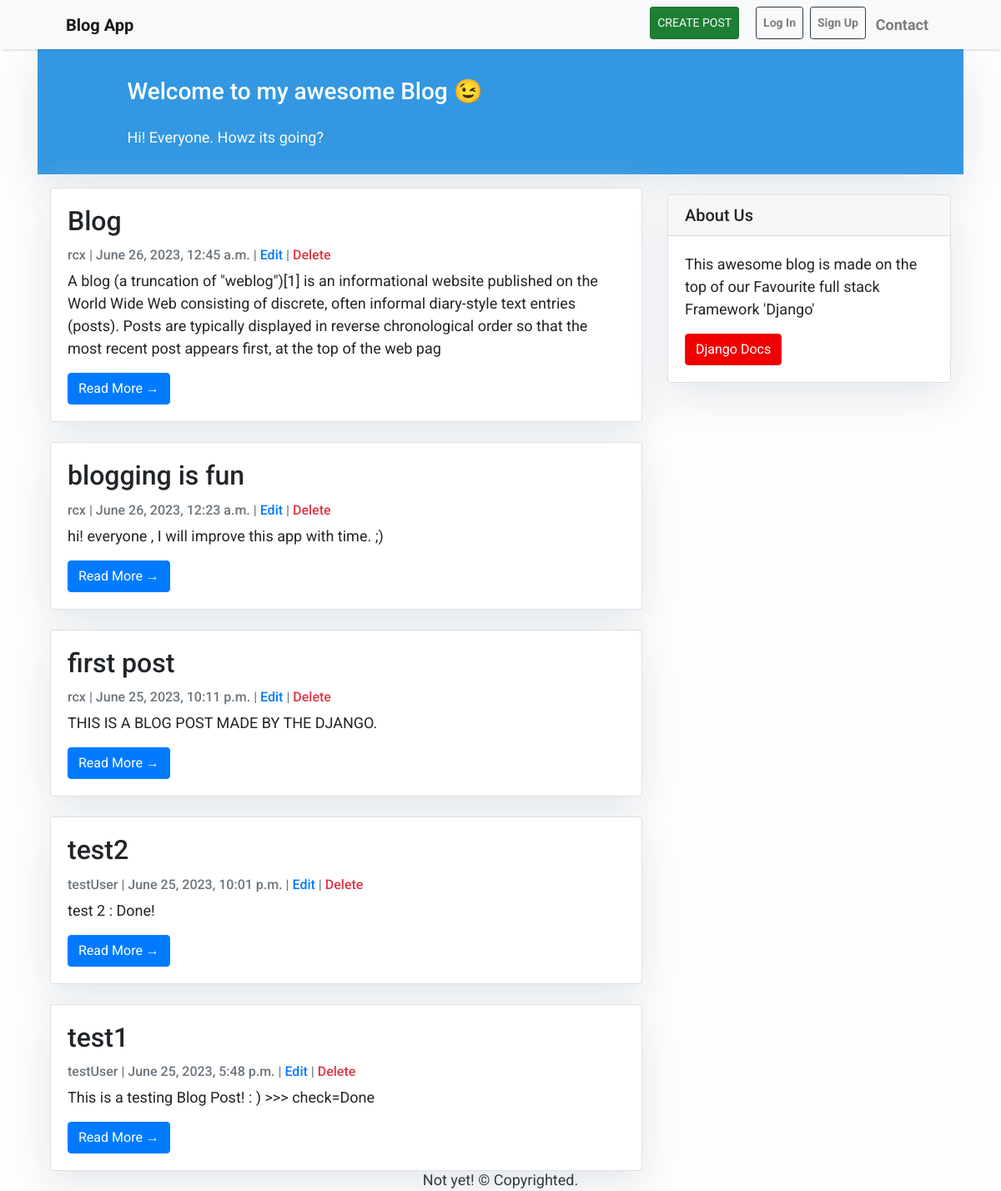
Before: / with the older database file.
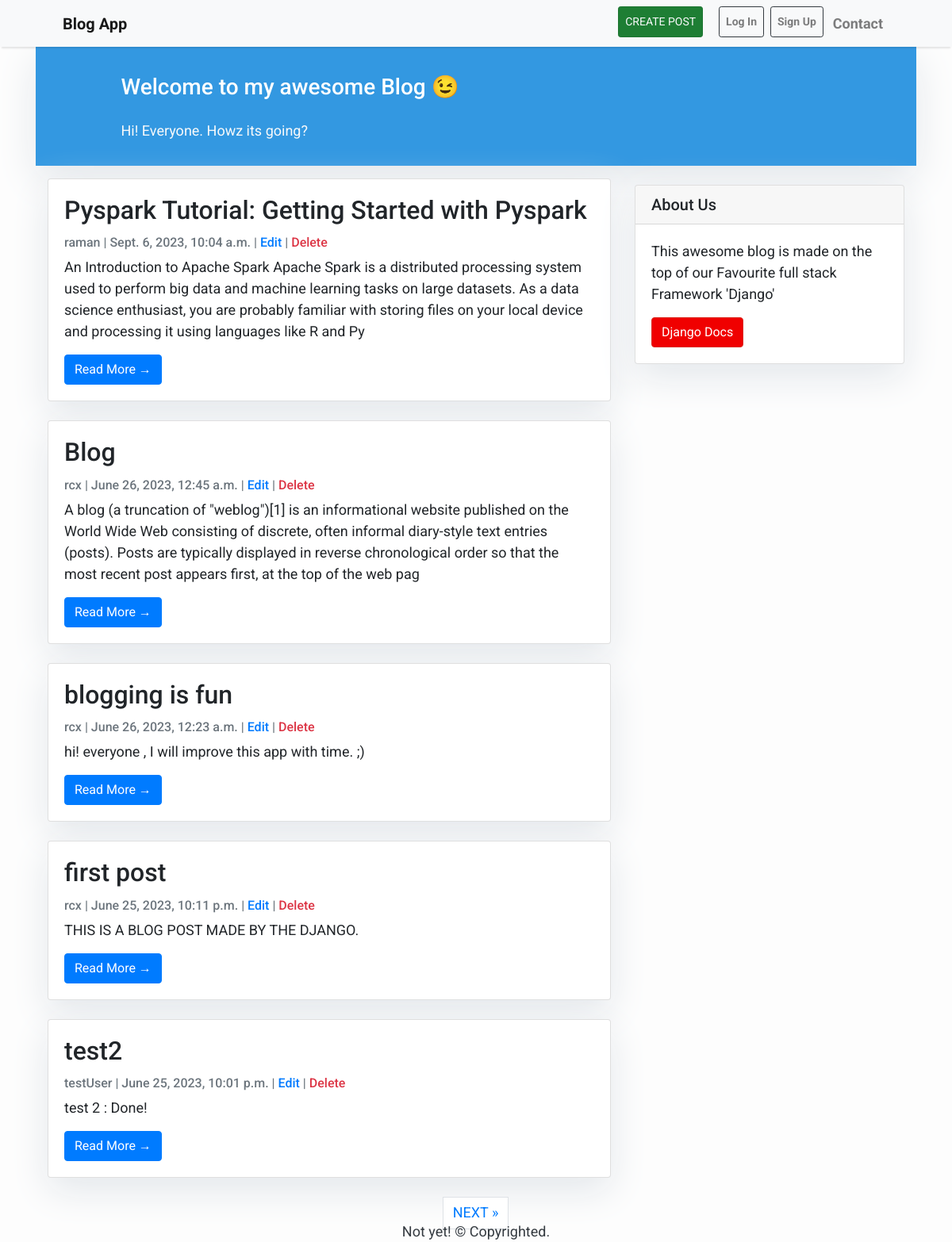
After: the same page with the newer database file.
### blogging/models.py (models this page shows, shortened)
class Post(models.Model):
    title = models.CharField(max_length=150, unique=True)
    slug = models.SlugField(max_length=200, unique=True)
    author = models.ForeignKey(User,on_delete=models.CASCADE,related_name='blog_posts')
    updated_on = models.DateTimeField(auto_now=True)
    content = models.TextField()
    created_on = models.DateTimeField(auto_now_add=True)
    status = models.IntegerField(choices=status,default = 1)
    class Meta:
        ordering = ['-created_on'] # - is the sign of descending

### blogging/views.py (the view)
# urls.py: path('',PostList.as_view(), name = 'home'),
class PostList(generic.ListView):
    queryset = Post.objects.filter(status=1).order_by('-created_on')
    template_name = 'blogging/index.html'
    paginate_by = 5 # pagination 3 post per page

### blogging/templates/blogging/index.html (shortened to what this page needs)
{% extends "base.html" %}
{% block content %}
<header class="masthead">
    <div class="container">
        <div class="row">
            <div class=" col-md-8 col-md-10 mx-auto">
                <div class="site-heading">
                    <h3 class=" site-heading my-4 mt-3 text-white"> Welcome to my awesome Blog &#128521;</h3>
                    <p class="text-light">Hi! Everyone. Howz its going?</p>
                </div>
            </div>
        </div>
    </div>
</header>
<div class="container">
    <div class="row">
        <div class="col-md-8 mt-3 left">
            {% for post in post_list %}
            <div class="card mb-4">
                <div class="card-body">
                    <h2 class="card-title">{{ post.title }}</h2>
                    <p class="card-text text-muted h6">{{ post.author }} | {{ post.created_on}} | <a href="{% url 'updatePost' post.slug %}">Edit</a> | <a href="{% url 'deletePost' post.slug %}" class="text-danger">Delete</a></p>
                    <p class="card-text">{{post.content|striptags|slice:":300" }}</p>
                    <a href="{% url 'postDetail' post.slug %}" class="btn btn-primary">Read More &rarr;</a>
                </div>
            </div>
            {% endfor %}
        </div>
        {% block sidebar %} {% include 'sidebar.html' %} {% endblock sidebar %}
    </div>
</div>
{% if is_paginated %}
<div>
    <nav aria-label="Page navigation container">
    <ul class="pagination justify-content-center">
        {% if page_obj.has_next %}
            <li><a href="?page={{ page_obj.next_page_number }}" class="page-link">NEXT &raquo;</a></li>
        {% endif %}
        </ul>
    </nav>
</div>
{% endif %}
{% endblock %}

### blogging/templates/base.html (shortened to what this page needs)
<!DOCTYPE html>
<html>
    <head>
        <link rel="stylesheet" href="https://maxcdn.bootstrapcdn.com/bootstrap/4.0.0/css/bootstrap.min.css"
 />
            {% load static %}
    </head>
    <body>
        <nav class="navbar navbar-expand-lg navbar-light bg-light shadow">
            <div class="container-fluid mx-5">
                <a class="navbar-brand font-weight-bold" href="{% url 'home' %}">Blog App</a>
                <div class="collapse navbar-collapse" id="navbarResponsive">
                    <ul class="navbar-nav ml-auto">
                        <li class="nav-item">
                            <a class="nav-link text-light btn btn-success btn-lg active btn-sm  mx-3" href="{% url 'addPost' %}">CREATE POST</a>
                        </li>
                        <li class="nav-item">
                            <a class="nav-link font-weight-bold btn btn-outline-dark  btn-sm mx-1" href="{% url 'login' %}">Log In</a>
                        </li>
                        <li class="nav-item">
                            <a class="nav-link font-weight-bold btn btn-outline-dark  btn-sm mx-1" href="{% url 'signUp' %}">Sign Up</a>
                        </li>
                        <li class="nav-item text-black">
                            <a class="nav-link text-black font-weight-bold" href="#">Contact</a>
                        </li>
                    </ul>
                </div>
            </div>
        </nav>
        <div class="container">
            {% block content %}{% endblock content %}
        </div>
        <div class="fixed-bottom">
        <footer class="mt-auto bg-grey">
            <p class="m-0 text-dark text-center ">Not yet! &copy; Copyrighted.</p>
        </footer>
        </div>
    </body>
</html>

### blogging/templates/sidebar.html (shortened to what this page needs)
{% block sidebar %}
<div class="col-md-4 float-right ">
<div class="card my-4">
        <h5 class="card-header">About Us</h5>
    <div class="card-body">
        <p class="card-text"> This awesome blog is made on the top of our Favourite full stack Framework 'Django'</p>
        <a href="https://docs.djangoproject.com/en/4.2/"
           class="btn btn-danger">Django Docs</a>
    </div>
</div>
</div>
{% endblock sidebar %}

### blogging/templates/base.html (style rules this page uses)
body { font-family: "Roboto", sans-serif; font-size: 16px; background-color: #fdfdfd; }
.shadow { box-shadow: 0 4px 2px -2px rgba(0, 0, 0, 0.1); }
.btn-danger { color: #fff; background-color: #f00000; border-color: #dc281e; }
.masthead { background: #3398E1; height: auto; padding-bottom: 15px; box-shadow: 0 16px 48px #E3E7EB; padding-top: 10px; }

### blogging/templates/blogging/index.html (style rules this page uses)
body { font-family: "Roboto", sans-serif; font-size: 18px; background-color: #fdfdfd; }
.card { box-shadow: 0 16px 48px #E3E7EB; }

### blogging/templates/sidebar.html (style rules this page uses)
.card { box-shadow: 0 16px 48px #E3E7EB; }

Changed rows visible on the page:
no longer on this page (row unchanged): Post: title "test1", author "testUser", created_on "June 25, 2023, 5:48 p.m.", content "This is a testing Blog Post! : ) >>> check=Done"
added Post: title "Pyspark Tutorial: Getting Started with Pyspark", author "raman", created_on "Sept. 6, 2023, 10:04 a.m.", content "An Introduction to Apache Spark Apache Spark is a distributed processing system used to perform big data and machine learning tasks on large datasets. As a data science enthusiast, you are probably familiar with storing files on your local device and processing it using languages like R and Py"
Other visible differences:
text now shown: "NEXT »"
